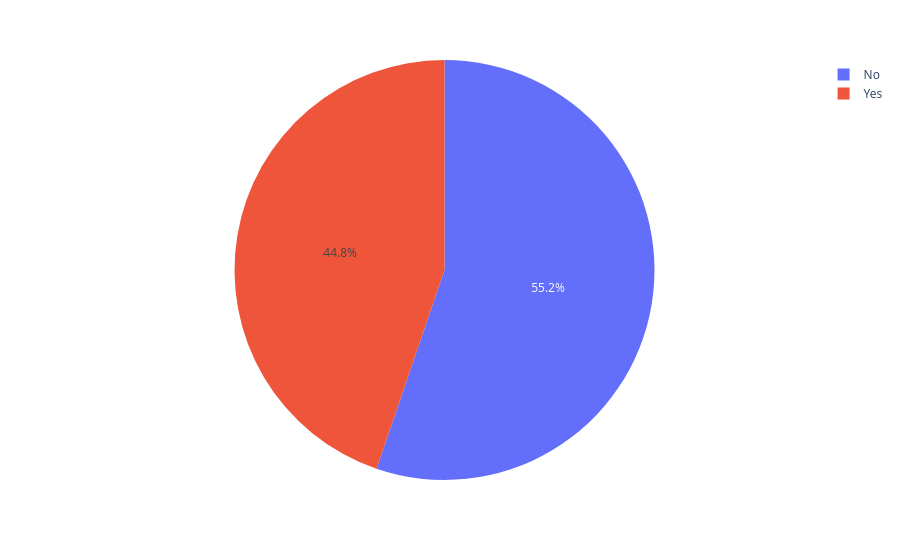

Write notebook code for a chart like this one.
### Code cell
pie4 = data["Discount"].value_counts()
discount = pie4.index
orders4 = pie4.values

fig = px.pie(pie4, values = orders4, names=discount)
fig.show()

### Figure 1 — Plotly figure (JSON) as saved in the notebook; plotly's stock layout.template omitted (floating-point values rounded to 4 significant figures)
{"data": [{"domain": {"x": [0, 1], "y": [0, 1]}, "hovertemplate": "Discount=%{label}<br>value=%{value}<extra></extra>", "labels": ["No", "Yes"], "legendgroup": "", "name": "", "showlegend": true, "type": "pie", "values": [104051, 84289]}], "layout": {"legend": {"tracegroupgap": 0}, "margin": {"t": 60}}}
